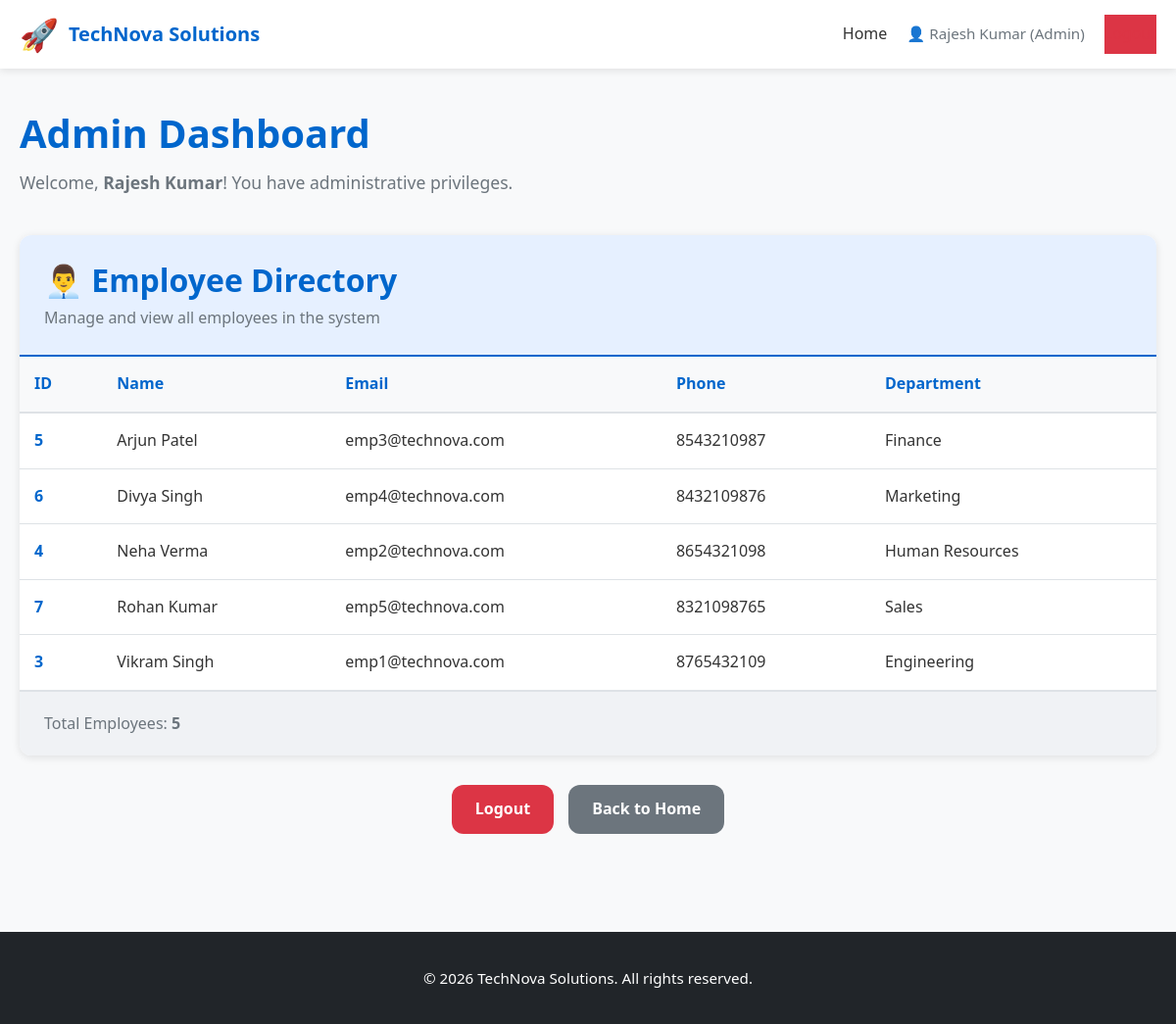
Page /admin_dashboard.php (signed in) on the committed database.
### tables this page shows
CREATE TABLE IF NOT EXISTS users (
    id INT AUTO_INCREMENT PRIMARY KEY,
    name VARCHAR(100) NOT NULL,
    email VARCHAR(120) NOT NULL UNIQUE,
    password VARCHAR(255) NOT NULL,
    role ENUM('employee', 'admin') NOT NULL DEFAULT 'employee',
    phone VARCHAR(20),
    department VARCHAR(100),
    created_at TIMESTAMP DEFAULT CURRENT_TIMESTAMP,
    INDEX idx_email (email),
    INDEX idx_role (role)
);

### db.php (called while the page is built, shortened)
<?php
function e($text) {
    return htmlspecialchars($text, ENT_QUOTES, 'UTF-8');
}
function get_users_by_role($conn, $role) {
    $query = "SELECT id, name, email, phone, department FROM users WHERE role = ? ORDER BY name ASC";
    $stmt = $conn->prepare($query);
    $stmt->bind_param("s", $role);
    $stmt->execute();
    $result = $stmt->get_result();
    $users = [];
    while ($row = $result->fetch_assoc()) {
        $users[] = $row;
    }
    return $users;
}
?>

### admin_dashboard.php (the view, shortened to what this page needs)
<?php
require 'db.php';
$employees = get_users_by_role($conn, 'employee');
?>
<!DOCTYPE html>
<html lang="en">
<head>
    <link rel="stylesheet" href="style.css">
</head>
<body>
    <nav class="navbar">
        <div class="nav-container">
            <div class="logo">
                <span class="logo-icon">🚀</span>
                <span class="logo-text">TechNova Solutions</span>
            </div>
            <ul class="nav-menu">
                <li><a href="index.php" class="nav-link">Home</a></li>
                <li><span class="nav-user">👤 <?php echo e($_SESSION['user_name']); ?> (Admin)</span></li>
                <li><a href="logout.php" class="nav-link btn-danger">Logout</a></li>
            </ul>
        </div>
    </nav>
    <div class="dashboard-container">
        <div class="dashboard-header">
            <h1>Admin Dashboard</h1>
            <p class="welcome-message">Welcome, <strong><?php echo e($_SESSION['user_name']); ?></strong>! You have administrative privileges.</p>
        </div>
        <div class="dashboard-card">
            <div class="card-header">
                <h2>👨‍💼 Employee Directory</h2>
                <p>Manage and view all employees in the system</p>
            </div>
            <?php if (empty($employees)): ?>
                <div class="empty-state">
                    <p>No employees found in the system.</p>
                </div>
            <?php else: ?>
                <div class="table-wrapper">
                    <table class="data-table">
                        <thead>
                            <tr>
                                <th>ID</th>
                                <th>Name</th>
                                <th>Email</th>
                                <th>Phone</th>
                                <th>Department</th>
                            </tr>
                        </thead>
                        <tbody>
                            <?php foreach ($employees as $employee): ?>
                                <tr>
                                    <td class="id-column"><?php echo e($employee['id']); ?></td>
                                    <td><?php echo e($employee['name']); ?></td>
                                    <td><?php echo e($employee['email']); ?></td>
                                    <td><?php echo e($employee['phone']); ?></td>
                                    <td><?php echo e($employee['department']); ?></td>
                                </tr>
                            <?php endforeach; ?>
                        </tbody>
                    </table>
                </div>
            <?php endif; ?>
            <div class="card-footer">
                <p class="info-text">Total Employees: <strong><?php echo count($employees); ?></strong></p>
            </div>
        </div>
        <div class="dashboard-actions">
            <a href="logout.php" class="btn btn-danger">Logout</a>
            <a href="index.php" class="btn btn-secondary">Back to Home</a>
        </div>
    </div>
    <footer class="footer">
        <div class="container">
            <p>&copy; 2026 TechNova Solutions. All rights reserved.</p>
        </div>
    </footer>
</body>
</html>

### style.css (style rules this page uses)
* { margin: 0; padding: 0; box-sizing: border-box; }
:root { --primary: #0066cc; --primary-dark: #0052a3; --primary-light: #e6f0ff; --secondary: #6c757d; --success: #28a745; --danger: #dc3545; --warning: #ffc107; --info: #17a2b8; --dark: #212529; --light: #f8f9fa; --lighter: #f0f2f5; --white: #ffffff; --text: #333333; --text-muted: #6c757d; --border: #dee2e6; --shadow: 0 2px 8px rgba(0, 0, 0, 0.1); --shadow-lg: 0 4px 16px rgba(0, 0, 0, 0.15); --radius: 8px; --radius-lg: 12px; }
html { scroll-behavior: smooth; }
body { font-family: 'Segoe UI', Tahoma, Geneva, Verdana, sans-serif; background-color: var(--light); color: var(--text); line-height: 1.6; font-size: 16px; }
h1, h2, h3, h4, h5, h6 { font-weight: 600; line-height: 1.3; margin-bottom: 0.5rem; }
h1 { font-size: 2.5rem; }
h2 { font-size: 2rem; }
p { margin-bottom: 1rem; }
a { color: var(--primary); text-decoration: none; transition: color 0.3s ease; }
.navbar { background-color: var(--white); box-shadow: var(--shadow); position: sticky; top: 0; z-index: 100; }
.nav-container { max-width: 1200px; margin: 0 auto; padding: 0 20px; display: flex; justify-content: space-between; align-items: center; height: 70px; }
.logo { display: flex; align-items: center; gap: 10px; font-size: 1.5rem; font-weight: 700; color: var(--primary); }
.logo-icon { font-size: 2rem; }
.logo-text { font-size: 1.25rem; }
.nav-menu { display: flex; list-style: none; gap: 20px; align-items: center; }
.nav-link { color: var(--text); text-decoration: none; padding: 8px 0; border-bottom: 2px solid transparent; transition: all 0.3s ease; }
.nav-user { color: var(--text-muted); font-size: 0.95rem; white-space: nowrap; }
.btn-danger { color: var(--danger); }
.btn { display: inline-block; padding: 12px 24px; background-color: var(--primary); color: var(--white); text-align: center; border: none; border-radius: var(--radius-lg); cursor: pointer; font-size: 1rem; font-weight: 600; transition: all 0.3s ease; text-decoration: none; }
.btn-secondary { background-color: var(--secondary); }
.btn-danger { background-color: var(--danger); }
.container { max-width: 1200px; margin: 0 auto; padding: 0 20px; }
.dashboard-container { max-width: 1200px; margin: 0 auto; padding: 40px 20px; }
.dashboard-header { margin-bottom: 40px; }
.dashboard-header h1 { color: var(--primary); margin-bottom: 10px; }
.welcome-message { font-size: 1.1rem; color: var(--text-muted); margin: 0; }
.dashboard-card { background-color: var(--white); border-radius: var(--radius-lg); box-shadow: var(--shadow); overflow: hidden; margin-bottom: 30px; }
.card-header { background-color: var(--primary-light); padding: 25px; border-bottom: 2px solid var(--primary); }
.card-header h2 { color: var(--primary); margin-bottom: 5px; }
.card-header p { color: var(--text-muted); margin: 0; }
.card-footer { padding: 20px 25px; background-color: var(--lighter); border-top: 1px solid var(--border); }
.info-text { margin: 0; color: var(--text-muted); }
.table-wrapper { overflow-x: auto; }
.data-table { width: 100%; border-collapse: collapse; }
.data-table thead { background-color: #f8f9fa; }
.data-table th { padding: 15px; text-align: left; font-weight: 600; color: var(--primary); border-bottom: 2px solid var(--border); }
.data-table td { padding: 15px; border-bottom: 1px solid var(--border); }
.data-table tbody tr { transition: background-color 0.3s ease; }
.id-column { font-weight: 600; color: var(--primary); }
.footer { background-color: var(--dark); color: var(--white); text-align: center; padding: 30px 20px; margin-top: 60px; }
.footer p { margin: 5px 0; font-size: 0.95rem; }
.dashboard-actions { display: flex; gap: 15px; justify-content: center; margin-top: 30px; }

### rows in the picture
users: id "5", name "Arjun Patel", email "emp3@technova.com", phone "8543210987", department "Finance"
users: id "6", name "Divya Singh", email "emp4@technova.com", phone "8432109876", department "Marketing"
users: id "4", name "Neha Verma", email "emp2@technova.com", phone "8654321098", department "Human Resources"
users: id "7", name "Rohan Kumar", email "emp5@technova.com", phone "8321098765", department "Sales"
users: id "3", name "Vikram Singh", email "emp1@technova.com", phone "8765432109", department "Engineering"

### other values in the picture
$_SESSION['user_name'] "Rajesh Kumar"
count($employees) "5"
